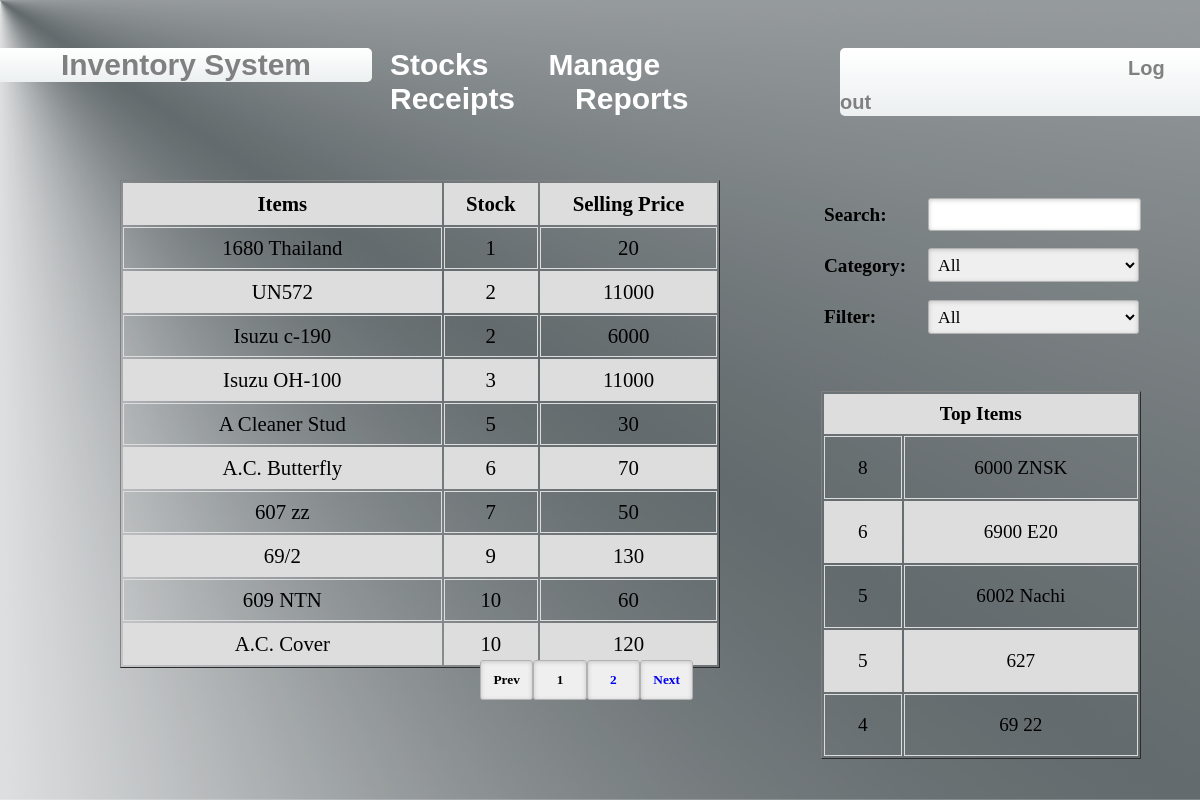
The page / on the database its author committed.
### tables this page shows
CREATE TABLE `item` (
  `item_id` int(11) NOT NULL,
  `item_name` varchar(25) NOT NULL,
  `item_category_id` int(11) NOT NULL,
  `item_quantity` int(11) NOT NULL,
  `selling_price` int(11) NOT NULL
);

### index.php (the view, shortened to what this page needs)
<!DOCTYPE html>
<?php
require_once("includes/connection.php");
	$top_quantity1 = 0;
	$top_quantity2 = 0;
	$top_quantity3 = 0;
	$top_quantity4 = 0;
	$top_quantity5 = 0;
	function getAllItems($start,$perpage) {
		$result=mysqli_query($GLOBALS['con'],"select * from item order by item_quantity ASC Limit $start, $perpage");
		return $result;
	}
	function getItemId(){
		$result=mysqli_query($GLOBALS['con'],"select item_id from item_list_sold");
		return $result;
	}
	function countItemId($id){
		$result=mysqli_query($GLOBALS['con'],"select item_id as cnt from item_list_sold where item_id='$id'");
			$count=mysqli_num_rows($result);
		return $count;
	}
	function getMultiQnty($id){
		$result=mysqli_query($GLOBALS['con'],"select quantity_sold, item_sold_name from item_list_sold where item_id=$id");
		return $result;
	}
?>
<html>
<head>
	<link rel="stylesheet" href="css/cssnav.css">
	<link rel="stylesheet" href="css/style.css">
</head>
<body>
	<div id="container">
		<img src="css/mainbg.png" id="bg" alt="" />
		<div id="nav"><?php include("navbar.php"); ?></div>
		<div id="main-content">
		<div id="all-stocks">
			<table id="stock-tbl" border="1">
				<thead>
					<tr>
						<th>Items</th>
						<th class="tbl-stock">Stock</th>
						<th class="tbl-sellingprice">Selling Price</th>
					</tr>
				</thead>
				<?php $perpage = 10;
				if(isset($_GET["page"])){
					$page = intval($_GET["page"]);
				}
				else {
				$page = 1;
				}
				$calc = $perpage * $page;
				$start = $calc - $perpage;
				$result = getAllItems($start,$perpage);
				$rows = mysqli_num_rows($result);
				if($rows){
				?>
				<tbody>
					<?php while($row = mysqli_fetch_array($result)){ ?>
						<tr>
							<td><?php echo $row['item_name']?></td>
							<td class="tbl-stock"><?php echo $row['item_quantity']?></td>
							<td class="tbl-sellingprice"><?php echo $row['selling_price']?></td>
						</tr>
					<?php }
				} ?>
				</tbody>
			</table>
			<div id="cont">
				<?php if(isset($page)){
					$result = mysqli_query($con,"select count(*) As Total from item");
						$rows = mysqli_num_rows($result);
						if($rows){
							$rs = mysqli_fetch_assoc($result);
							$total = $rs["Total"];
						}
						$totalPages = ceil($total / $perpage);
						if($page <=1 ){
							echo "<button>Prev</button>";
						}else{
							$j = $page - 1;
							echo "<button><a id='page_a_link' href='?page=$j'>Prev</a></button>";
						}
						for($i=1; $i <= $totalPages; $i++){
							if($i<>$page){
								echo "<button><a id='page_a_link' href='?page=$i'>$i</a></button>";
							}else{
								echo "<button>$i</button>";
							}
						}
					if($page == $totalPages){
						echo "<button>Next</button>";
					}else{
						$j = $page + 1;
						echo "<button><a id='page_a_link' href='?page=$j'>Next</a></button>";
					}
				}?>
			</div>
		</div>
	</div>
	<div id="side-content">
		<div id="search-box">
			<label class="lbl">Search:</label>
			<input type="text" name="search" id="search" onkeyup="searching(this.value);">
		</div>
		<div id="filter">
			<label class="lbl">Category:</label>
			<select name="select_cat" id="select_cat" onchange="getbycategory(this.value);">
				<option selected>All</option>
			</select>
			<label class="lbl">Filter:</label>
			<select name="select_filter" id="select_filter" onchange="filtering(this.value);">
				<option selected>All</option>
			</select>
		</div>
		<div id="top-items">
			<table id="topitems-tbl" border="1">
				<thead>
					<tr>
						<th colspan="2">Top Items</th>
					</tr>
				</thead>
				<tbody>
				<?php for($i=1; $i<=5; $i++){
					$item_id=getItemId();
					while($row_id = mysqli_fetch_array($item_id)){
						$id=$row_id['item_id'];
							$quantity = 0;
							$count = countItemId($id);
							if($count!=0){
								$result = getMultiQnty($id);
								while($row_qnty = mysqli_fetch_array($result)){
									$quantity=$quantity+$row_qnty['quantity_sold'];
									$item=$row_qnty['item_sold_name'];
								}
							}else{
								$row_qnty = $getQnty($id);
								$quantity=$row_qnty['quantity_sold'];
								$item=$row_qnty['item_sold_name'];
							}
						if($quantity>=$top_quantity1){
							$top_quantity1 = $quantity;
							$top_item1 = $item;
						}else if($quantity<=$top_quantity1&&$quantity>=$top_quantity2){
							$top_quantity2 = $quantity;
							$top_item2 = $item;
						}else if($quantity<$top_quantity2&&$quantity>$top_quantity3){
							$top_quantity3 = $quantity;
							$top_item3 = $item;
						}else if($quantity<=$top_quantity3&&$quantity>=$top_quantity4){
							$top_quantity4 = $quantity;
							$top_item4 = $item;
						}else if($quantity<$top_quantity4&&$quantity>$top_quantity5){
							$top_quantity5 = $quantity;
							$top_item5 = $item;
						}
					}
				}
				?>
					<tr>
						<td class="qnty-tbl"><?php echo $top_quantity1;?></td>
						<td><?php echo $top_item1;?></td>
					</tr>
					<tr>
						<td class="qnty-tbl"><?php echo $top_quantity2;?></td>
						<td><?php echo $top_item2;?></td>
					</tr>
					<tr>
						<td class="qnty-tbl"><?php echo $top_quantity3;?></td>
						<td><?php echo $top_item3;?></td>
					</tr>
					<tr>
						<td class="qnty-tbl"><?php echo $top_quantity4;?></td>
						<td><?php echo $top_item4;?></td>
					</tr>
					<tr>
						<td class="qnty-tbl"><?php echo $top_quantity5;?></td>
						<td><?php echo $top_item5;?></td>
					</tr>
				</tbody>
			</table>
		</div>
	</div>
	</div>
</body>
</html>

### navbar.php (shortened to what this page needs)
<nav>
	<div id="title-bar"><label>Inventory System</label></div>
	<div id='cssmenu'>
		<ul>
			<li class='has-sub'>
				<input type="radio" id="nav-stocks" name="selector"><label for="nav-stocks">Stocks</label>
			</li>
		   	<li class='has-sub'>
				<input type="radio" id="nav-manage" name="selector"><label for="nav-manage">Manage</label>
			</li>
			<li class='has-sub'>
				<input type="radio" id="nav-receipts" name="selector"><label for="nav-receipts">Receipts</label>
			</li>
			<li class='has-sub'>
				<input type="radio" id="nav-reports" name="selector"><label for="nav-reports">Reports</label>
			</li>
		</ul>
	</div>
	<div id="logout-bar"><a href="">Log out</a></div>
</nav>

### css/cssnav.css (style rules this page uses)
nav { width: 100%; }
#title-bar { font-family:gabriola,sans-serif, Arial, Verdana; font-size: 30px; font-weight: bold; color: #fff; display: block; position: absolute; color: gray; text-align: center; width: 31%; margin-top: 4%; background: ##ECF0F1; background: -moz-linear-gradient(top, #262626 0%, #070707 100%); background: -webkit-gradient(linear, left top, left bottom, color-stop(0%, #262626), color-stop(100%, #070707)); background: -webkit-linear-gradient(top, #262626 0%, #070707 100%); background: -o-linear-gradient(top, #262626 0%, #070707 100%); background: -ms-linear-gradient(top, #262626 0%, #070707 100%); background: linear-gradient(to bottom, #ffffff 0%, #ECF0F1 100%); border-radius: 0 5px 5px 0; }
#logout-bar { font-family:gabriola,sans-serif, Arial, Verdana; font-size: 30px; font-weight: bold; color: #fff; position: absolute; width: 30%; margin-top: 4%; margin-left: 70%; background: #ECF0F1; background: -moz-linear-gradient(top, #262626 0%, #070707 100%); background: -webkit-gradient(linear, left top, left bottom, color-stop(0%, #262626), color-stop(100%, #070707)); background: -webkit-linear-gradient(top, #262626 0%, #070707 100%); background: -o-linear-gradient(top, #262626 0%, #070707 100%); background: -ms-linear-gradient(top, #262626 0%, #070707 100%); background: linear-gradient(to bottom, #ffffff 0%, #ECF0F1 100%); border-radius: 5px 0 0 5px; }
#logout-bar > a { font-size: 20px; margin-left: 80%; color: gray; text-decoration: none; }
#cssmenu { margin-top: 4%; margin-left: 30%; width: 42%; position: absolute; }
#cssmenu ul, #cssmenu li, #cssmenu span, #cssmenu a { margin: 0; padding: 0; position: relative; }
#cssmenu > ul > li { font-size: 30px; font-weight: bold; color: #fff; display: block; font-family:gabriola,sans-serif, Arial, Verdana; padding: 0 30px 0 30px; text-decoration: none; }
#cssmenu > ul > li { display: inline-block; float: left; }
#cssmenu > ul > li > label { cursor: pointer; }
#cssmenu ul { list-style: none; }
#cssmenu li { float: left; margin: 0; padding: 0; position: relative; }

### css/style.css (style rules this page uses)
body { margin: 0; padding: 0; }
#bg { margin-left: 0; margin-right: 0; width:100%; height: 100%; position: fixed; }
#container { width: 960px; height: auto; }
#main-content { width: 800px; }
#stock-tbl { width: 50%; position: absolute; margin: 15% 0 3% 10%; text-align: center; font-family: calibri, verdana; font-size: 130%; }
.tbl-sellingprice { width: 30%; }
.tbl-stock { width: 16%; position: relative; }
thead { background-color: #dddddd; }
td, th { border: 1px solid #dddddd; padding: 8px; }
tr:nth-child(even) { background-color: #dddddd; }
#cont { position: absolute; margin-top: 55%; margin-left: 40%;" }
button { width: 4em; height: 3em; font-family: calibri, verdana; font-weight: bold; border: 1px solid rgb(178, 178, 178); -webkit-border-radius: 3px; -moz-border-radius: 3px; border-radius: 3px; -webkit-box-shadow: 0px 1px 4px 0px rgba(168, 168, 168, 0.6) inset; -moz-box-shadow: 0px 1px 4px 0px rgba(168, 168, 168, 0.6) inset; box-shadow: 0px 1px 4px 0px rgba(168, 168, 168, 0.6) inset; }
a { text-decoration: none; }
#side-content { width: 160px; margin: 15% 0 0 70%; position: absolute; }
.lbl { font-family: calibri, verdana; font-size: 120%; position: absolute; margin: 15% 0 0 -10%; font-weight: bold; }
#search,#select_cat, #select_filter { width: 12em; margin: 1em 0 0 5em; padding: 5px; border: 1px solid rgb(178, 178, 178); -webkit-border-radius: 3px; -moz-border-radius: 3px; border-radius: 3px; -webkit-box-shadow: 0px 1px 4px 0px rgba(168, 168, 168, 0.6) inset; -moz-box-shadow: 0px 1px 4px 0px rgba(168, 168, 168, 0.6) inset; box-shadow: 0px 1px 4px 0px rgba(168, 168, 168, 0.6) inset; font-family: calibri, verdana; font-size: 110%; }
#search { width: 11.4em; }
#topitems-tbl { margin: 3em 0 1em -1em; width: 200%; text-align: center; font-family: calibri, verdana; font-size: 120%; }
.qnty-tbl { width: 25%; padding: 1em; }

### rows shown on the page
item: item_name "1680 Thailand", item_quantity "1", selling_price "20"
item: item_name "UN572", item_quantity "2", selling_price "11000"
item: item_name "Isuzu c-190", item_quantity "2", selling_price "6000"
item: item_name "Isuzu OH-100", item_quantity "3", selling_price "11000"
item: item_name "A Cleaner Stud", item_quantity "5", selling_price "30"
item: item_name "A.C. Butterfly", item_quantity "6", selling_price "70"
item: item_name "607 zz", item_quantity "7", selling_price "50"
item: item_name "69/2", item_quantity "9", selling_price "130"
item: item_name "609 NTN", item_quantity "10", selling_price "60"
item: item_name "A.C. Cover", item_quantity "10", selling_price "120"

### other values the page prints
$top_quantity1 "8"
$top_item1 "6000 ZNSK"
$top_quantity2 "6"
$top_item2 "6900 E20"
$top_quantity3 "5"
$top_item3 "6002 Nachi"
$top_quantity4 "5"
$top_item4 "627"
$top_quantity5 "4"
$top_item5 "69 22"
